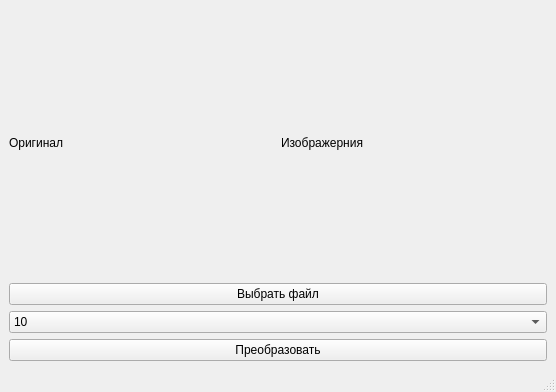
<?xml version="1.0" encoding="UTF-8"?>
<ui version="4.0">
 <class>MainWindow</class>
 <widget class="QMainWindow" name="MainWindow">
  <property name="geometry">
   <rect>
    <x>0</x>
    <y>0</y>
    <width>556</width>
    <height>392</height>
   </rect>
  </property>
  <property name="windowTitle">
   <string>MainWindow</string>
  </property>
  <widget class="QWidget" name="centralwidget">
   <layout class="QGridLayout" name="gridLayout_2">
    <item row="0" column="0">
     <layout class="QGridLayout" name="gridLayout">
      <item row="3" column="0" colspan="2">
       <widget class="QPushButton" name="pushButton_2">
        <property name="text">
         <string>Преобразовать</string>
        </property>
       </widget>
      </item>
      <item row="0" column="0">
       <widget class="QLabel" name="label">
        <property name="text">
         <string>Оригинал</string>
        </property>
       </widget>
      </item>
      <item row="1" column="0" colspan="2">
       <widget class="QPushButton" name="pushButton">
        <property name="text">
         <string>Выбрать файл</string>
        </property>
       </widget>
      </item>
      <item row="0" column="1">
       <widget class="QLabel" name="label_2">
        <property name="text">
         <string>Изображерния</string>
        </property>
       </widget>
      </item>
      <item row="2" column="0" colspan="2">
       <widget class="QComboBox" name="comboBox">
        <item>
         <property name="text">
          <string>10</string>
         </property>
        </item>
        <item>
         <property name="text">
          <string>9</string>
         </property>
        </item>
        <item>
         <property name="text">
          <string>8</string>
         </property>
        </item>
        <item>
         <property name="text">
          <string>7</string>
         </property>
        </item>
        <item>
         <property name="text">
          <string>6</string>
         </property>
        </item>
        <item>
         <property name="text">
          <string>5</string>
         </property>
        </item>
        <item>
         <property name="text">
          <string>4</string>
         </property>
        </item>
        <item>
         <property name="text">
          <string>3</string>
         </property>
        </item>
        <item>
         <property name="text">
          <string>2</string>
         </property>
        </item>
        <item>
         <property name="text">
          <string>0.9</string>
         </property>
        </item>
        <item>
         <property name="text">
          <string>0.8</string>
         </property>
        </item>
        <item>
         <property name="text">
          <string>0.7</string>
         </property>
        </item>
        <item>
         <property name="text">
          <string>0.6</string>
         </property>
        </item>
        <item>
         <property name="text">
          <string>0.5</string>
         </property>
        </item>
        <item>
         <property name="text">
          <string>0.4</string>
         </property>
        </item>
        <item>
         <property name="text">
          <string>0.3</string>
         </property>
        </item>
        <item>
         <property name="text">
          <string>0.2</string>
         </property>
        </item>
        <item>
         <property name="text">
          <string>0.1</string>
         </property>
        </item>
       </widget>
      </item>
     </layout>
    </item>
   </layout>
  </widget>
  <widget class="QMenuBar" name="menubar">
   <property name="geometry">
    <rect>
     <x>0</x>
     <y>0</y>
     <width>556</width>
     <height>21</height>
    </rect>
   </property>
  </widget>
  <widget class="QStatusBar" name="statusbar"/>
 </widget>
 <resources/>
 <connections/>
</ui>
